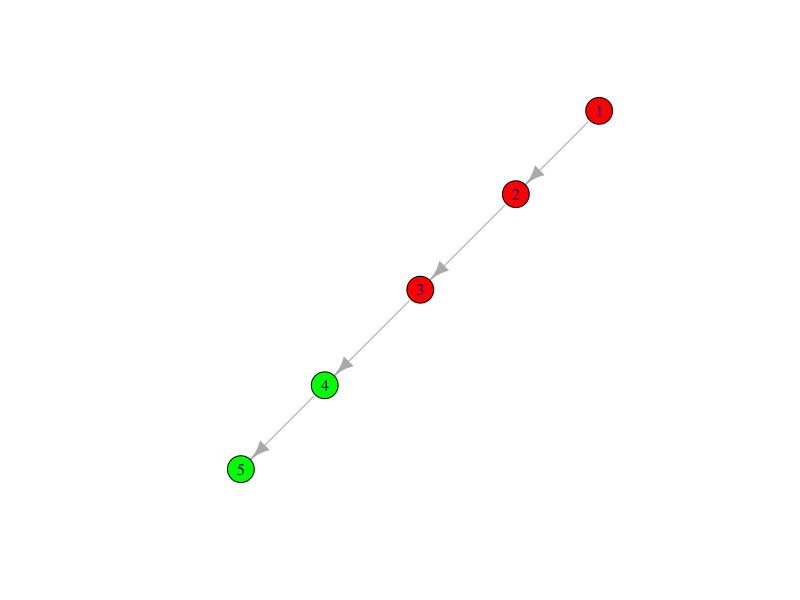

Reproduce this figure in R.
library(igraph)


### Name: add_vertices
### Title: Add vertices to a graph
### Aliases: add_vertices add.vertices

### ** Examples

g <- make_empty_graph() %>%
  add_vertices(3, color = "red") %>%
  add_vertices(2, color = "green") %>%
  add_edges(c(1,2, 2,3, 3,4, 4,5))
g
V(g)[[]]
plot(g)
